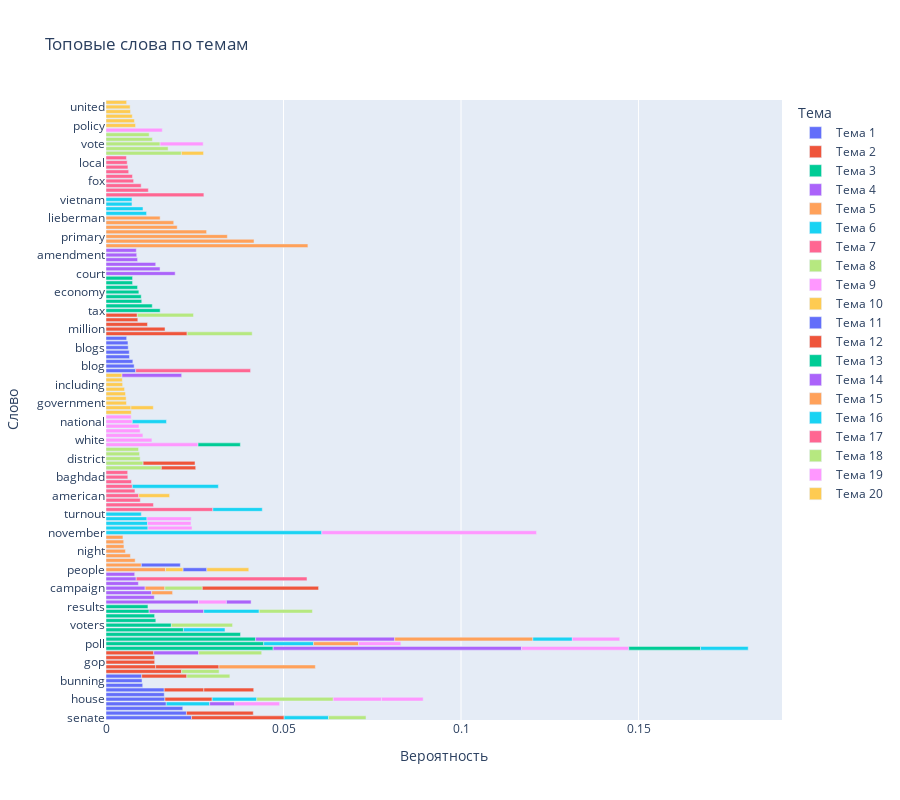

This figure's notebook cell:
### Code cell
plot_top_words_interactive(Phi2, vocab)

### Figure 1 — Plotly figure (JSON) as saved in the notebook; plotly's stock layout.template omitted (floating-point values rounded to 4 significant figures)
{"data": [{"hovertemplate": "Тема=Тема 1<br>Вероятность=%{x}<br>Слово=%{y}<extra></extra>", "legendgroup": "Тема 1", "marker": {"color": "#636efa", "pattern": {"shape": ""}}, "name": "Тема 1", "orientation": "h", "showlegend": true, "textposition": "auto", "type": "bar", "x": [0.02408, 0.02266, 0.02162, 0.01697, 0.01659, 0.01641, 0.01641, 0.01034, 0.01015, 0.01006], "xaxis": "x", "y": ["senate", "republican", "delay", "republicans", "house", "committee", "democrats", "carson", "bunning", "elections"], "yaxis": "y"}, {"hovertemplate": "Тема=Тема 2<br>Вероятность=%{x}<br>Слово=%{y}<extra></extra>", "legendgroup": "Тема 2", "marker": {"color": "#EF553B", "pattern": {"shape": ""}}, "name": "Тема 2", "orientation": "h", "showlegend": true, "textposition": "auto", "type": "bar", "x": [0.0261, 0.02131, 0.01882, 0.01397, 0.01371, 0.01371, 0.01345, 0.01331, 0.01272, 0.01115], "xaxis": "x", "y": ["senate", "race", "republican", "democratic", "gop", "seat", "state", "house", "elections", "democrats"], "yaxis": "y"}, {"hovertemplate": "Тема=Тема 3<br>Вероятность=%{x}<br>Слово=%{y}<extra></extra>", "legendgroup": "Тема 3", "marker": {"color": "#00cc96", "pattern": {"shape": ""}}, "name": "Тема 3", "orientation": "h", "showlegend": true, "textposition": "auto", "type": "bar", "x": [0.04709, 0.04442, 0.04215, 0.03789, 0.02182, 0.01841, 0.01403, 0.01369, 0.01216, 0.01182], "xaxis": "x", "y": ["bush", "poll", "kerry", "percent", "polls", "voters", "polling", "numbers", "general", "results"], "yaxis": "y"}, {"hovertemplate": "Тема=Тема 4<br>Вероятность=%{x}<br>Слово=%{y}<extra></extra>", "legendgroup": "Тема 4", "marker": {"color": "#ab63fa", "pattern": {"shape": ""}}, "name": "Тема 4", "orientation": "h", "showlegend": true, "textposition": "auto", "type": "bar", "x": [0.06996, 0.03917, 0.02606, 0.01538, 0.0136, 0.01286, 0.01103, 0.009124, 0.008516, 0.008082], "xaxis": "x", "y": ["bush", "kerry", "president", "general", "bushs", "john", "campaign", "george", "iraq", "cheney"], "yaxis": "y"}, {"hovertemplate": "Тема=Тема 5<br>Вероятность=%{x}<br>Слово=%{y}<extra></extra>", "legendgroup": "Тема 5", "marker": {"color": "#FFA15A", "pattern": {"shape": ""}}, "name": "Тема 5", "orientation": "h", "showlegend": true, "textposition": "auto", "type": "bar", "x": [0.01676, 0.009963, 0.00821, 0.006878, 0.005897, 0.005546, 0.005476, 0.005055, 0.004985, 0.004775], "xaxis": "x", "y": ["people", "time", "tom", "schaller", "john", "campaign", "night", "clinton", "ill", "lot"], "yaxis": "y"}, {"hovertemplate": "Тема=Тема 6<br>Вероятность=%{x}<br>Слово=%{y}<extra></extra>", "legendgroup": "Тема 6", "marker": {"color": "#19d3f3", "pattern": {"shape": ""}}, "name": "Тема 6", "orientation": "h", "showlegend": true, "textposition": "auto", "type": "bar", "x": [0.06079, 0.01405, 0.01256, 0.01251, 0.01222, 0.01182, 0.01171, 0.01171, 0.01153, 0.009937], "xaxis": "x", "y": ["november", "poll", "house", "senate", "republicans", "account", "polls", "electoral", "governor", "turnout"], "yaxis": "y"}, {"hovertemplate": "Тема=Тема 7<br>Вероятность=%{x}<br>Слово=%{y}<extra></extra>", "legendgroup": "Тема 7", "marker": {"color": "#FF6692", "pattern": {"shape": ""}}, "name": "Тема 7", "orientation": "h", "showlegend": true, "textposition": "auto", "type": "bar", "x": [0.0481, 0.0301, 0.01337, 0.009663, 0.009224, 0.008151, 0.007419, 0.007175, 0.006151, 0.006102], "xaxis": "x", "y": ["iraq", "war", "iraqi", "troops", "american", "saddam", "military", "soldiers", "baghdad", "forces"], "yaxis": "y"}, {"hovertemplate": "Тема=Тема 8<br>Вероятность=%{x}<br>Слово=%{y}<extra></extra>", "legendgroup": "Тема 8", "marker": {"color": "#B6E880", "pattern": {"shape": ""}}, "name": "Тема 8", "orientation": "h", "showlegend": true, "textposition": "auto", "type": "bar", "x": [0.02154, 0.01559, 0.01211, 0.01055, 0.01055, 0.01055, 0.01046, 0.009631, 0.009448, 0.009173], "xaxis": "x", "y": ["house", "candidates", "elections", "race", "campaign", "senate", "money", "district", "races", "dkos"], "yaxis": "y"}, {"hovertemplate": "Тема=Тема 9<br>Вероятность=%{x}<br>Слово=%{y}<extra></extra>", "legendgroup": "Тема 9", "marker": {"color": "#FF97FF", "pattern": {"shape": ""}}, "name": "Тема 9", "orientation": "h", "showlegend": true, "textposition": "auto", "type": "bar", "x": [0.03021, 0.02593, 0.01358, 0.01293, 0.0104, 0.009621, 0.009296, 0.007867, 0.007412, 0.007087], "xaxis": "x", "y": ["bush", "administration", "house", "white", "intelligence", "report", "commission", "president", "national", "cia"], "yaxis": "y"}, {"hovertemplate": "Тема=Тема 10<br>Вероятность=%{x}<br>Слово=%{y}<extra></extra>", "legendgroup": "Тема 10", "marker": {"color": "#FECB52", "pattern": {"shape": ""}}, "name": "Тема 10", "orientation": "h", "showlegend": true, "textposition": "auto", "type": "bar", "x": [0.007115, 0.007025, 0.005766, 0.005676, 0.005496, 0.005226, 0.004956, 0.004686, 0.004596, 0.004506], "xaxis": "x", "y": ["information", "years", "government", "officials", "documents", "criminal", "people", "including", "investigation", "law"], "yaxis": "y"}, {"hovertemplate": "Тема=Тема 11<br>Вероятность=%{x}<br>Слово=%{y}<extra></extra>", "legendgroup": "Тема 11", "marker": {"color": "#636efa", "pattern": {"shape": ""}}, "name": "Тема 11", "orientation": "h", "showlegend": true, "textposition": "auto", "type": "bar", "x": [0.01098, 0.008363, 0.007927, 0.007564, 0.006692, 0.006619, 0.006547, 0.006256, 0.006183, 0.00582], "xaxis": "x", "y": ["time", "media", "blog", "blades", "people", "meteor", "internet", "blogs", "book", "community"], "yaxis": "y"}, {"hovertemplate": "Тема=Тема 12<br>Вероятность=%{x}<br>Слово=%{y}<extra></extra>", "legendgroup": "Тема 12", "marker": {"color": "#EF553B", "pattern": {"shape": ""}}, "name": "Тема 12", "orientation": "h", "showlegend": true, "textposition": "auto", "type": "bar", "x": [0.03275, 0.02286, 0.01785, 0.01663, 0.01462, 0.01405, 0.01169, 0.009679, 0.008963, 0.00882], "xaxis": "x", "y": ["campaign", "party", "democratic", "million", "money", "democrats", "political", "candidates", "ads", "election"], "yaxis": "y"}, {"hovertemplate": "Тема=Тема 13<br>Вероятность=%{x}<br>Слово=%{y}<extra></extra>", "legendgroup": "Тема 13", "marker": {"color": "#00cc96", "pattern": {"shape": ""}}, "name": "Тема 13", "orientation": "h", "showlegend": true, "textposition": "auto", "type": "bar", "x": [0.02021, 0.01525, 0.01303, 0.01192, 0.01007, 0.009922, 0.009256, 0.008886, 0.00748, 0.00748], "xaxis": "x", "y": ["bush", "tax", "jobs", "administration", "billion", "health", "economy", "year", "economic", "care"], "yaxis": "y"}, {"hovertemplate": "Тема=Тема 14<br>Вероятность=%{x}<br>Слово=%{y}<extra></extra>", "legendgroup": "Тема 14", "marker": {"color": "#ab63fa", "pattern": {"shape": ""}}, "name": "Тема 14", "orientation": "h", "showlegend": true, "textposition": "auto", "type": "bar", "x": [0.01948, 0.01681, 0.01522, 0.01401, 0.01267, 0.008896, 0.008652, 0.00853, 0.00707, 0.006949], "xaxis": "x", "y": ["court", "law", "marriage", "gay", "state", "federal", "amendment", "supreme", "republicans", "president"], "yaxis": "y"}, {"hovertemplate": "Тема=Тема 15<br>Вероятность=%{x}<br>Слово=%{y}<extra></extra>", "legendgroup": "Тема 15", "marker": {"color": "#FFA15A", "pattern": {"shape": ""}}, "name": "Тема 15", "orientation": "h", "showlegend": true, "textposition": "auto", "type": "bar", "x": [0.05687, 0.0417, 0.03891, 0.03418, 0.02833, 0.02715, 0.02005, 0.01908, 0.01525, 0.01267], "xaxis": "x", "y": ["dean", "edwards", "kerry", "primary", "clark", "democratic", "gephardt", "iowa", "lieberman", "poll"], "yaxis": "y"}, {"hovertemplate": "Тема=Тема 16<br>Вероятность=%{x}<br>Слово=%{y}<extra></extra>", "legendgroup": "Тема 16", "marker": {"color": "#19d3f3", "pattern": {"shape": ""}}, "name": "Тема 16", "orientation": "h", "showlegend": true, "textposition": "auto", "type": "bar", "x": [0.02423, 0.01562, 0.01392, 0.01342, 0.01142, 0.01112, 0.01042, 0.009618, 0.007316, 0.007316], "xaxis": "x", "y": ["military", "general", "war", "bush", "service", "kerry", "guard", "national", "ghraib", "vietnam"], "yaxis": "y"}, {"hovertemplate": "Тема=Тема 17<br>Вероятность=%{x}<br>Слово=%{y}<extra></extra>", "legendgroup": "Тема 17", "marker": {"color": "#FF6692", "pattern": {"shape": ""}}, "name": "Тема 17", "orientation": "h", "showlegend": true, "textposition": "auto", "type": "bar", "x": [0.03236, 0.02757, 0.01193, 0.009907, 0.007779, 0.007459, 0.006395, 0.006182, 0.00597, 0.005757], "xaxis": "x", "y": ["media", "news", "convention", "press", "fox", "coverage", "conservative", "papers", "local", "air"], "yaxis": "y"}, {"hovertemplate": "Тема=Тема 18<br>Вероятность=%{x}<br>Слово=%{y}<extra></extra>", "legendgroup": "Тема 18", "marker": {"color": "#B6E880", "pattern": {"shape": ""}}, "name": "Тема 18", "orientation": "h", "showlegend": true, "textposition": "auto", "type": "bar", "x": [0.02123, 0.01832, 0.01774, 0.01749, 0.01724, 0.01582, 0.01524, 0.01499, 0.01308, 0.01216], "xaxis": "x", "y": ["states", "party", "state", "nader", "voters", "election", "vote", "general", "ballot", "voter"], "yaxis": "y"}, {"hovertemplate": "Тема=Тема 19<br>Вероятность=%{x}<br>Слово=%{y}<extra></extra>", "legendgroup": "Тема 19", "marker": {"color": "#FF97FF", "pattern": {"shape": ""}}, "name": "Тема 19", "orientation": "h", "showlegend": true, "textposition": "auto", "type": "bar", "x": [0.06047, 0.01586, 0.01335, 0.01263, 0.01246, 0.01241, 0.01224, 0.01213, 0.01191, 0.01174], "xaxis": "x", "y": ["november", "voting", "kerry", "republicans", "governor", "account", "electoral", "vote", "poll", "house"], "yaxis": "y"}, {"hovertemplate": "Тема=Тема 20<br>Вероятность=%{x}<br>Слово=%{y}<extra></extra>", "legendgroup": "Тема 20", "marker": {"color": "#FECB52", "pattern": {"shape": ""}}, "name": "Тема 20", "orientation": "h", "showlegend": true, "textposition": "auto", "type": "bar", "x": [0.0118, 0.008686, 0.008319, 0.008014, 0.007402, 0.006913, 0.006791, 0.006302, 0.006241, 0.005813], "xaxis": "x", "y": ["people", "american", "policy", "america", "women", "rights", "united", "years", "states", "americans"], "yaxis": "y"}], "layout": {"barmode": "relative", "height": 800, "legend": {"title": {"text": "Тема"}, "tracegroupgap": 0}, "title": {"text": "Топовые слова по темам"}, "xaxis": {"anchor": "y", "domain": [0, 1], "title": {"text": "Вероятность"}}, "yaxis": {"anchor": "x", "domain": [0, 1], "title": {"text": "Слово"}}}}
